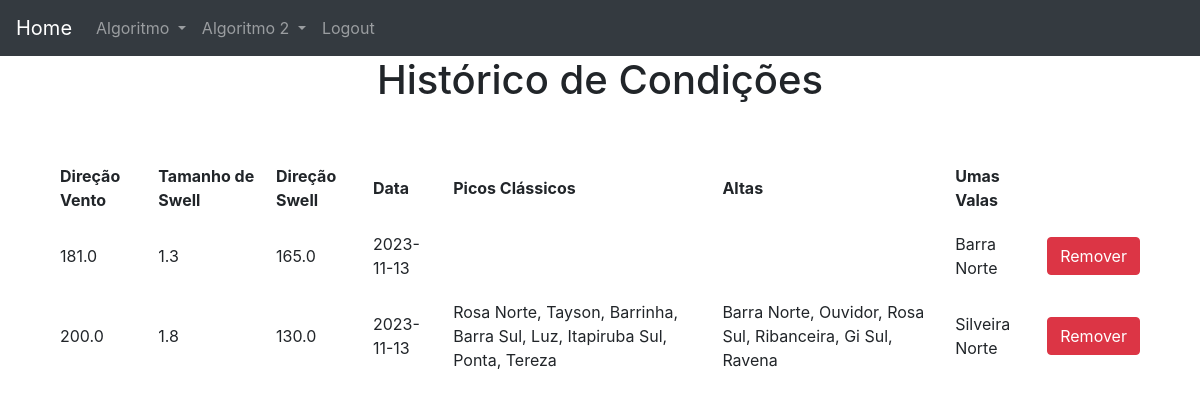
The app's page /view (signed in), older data.
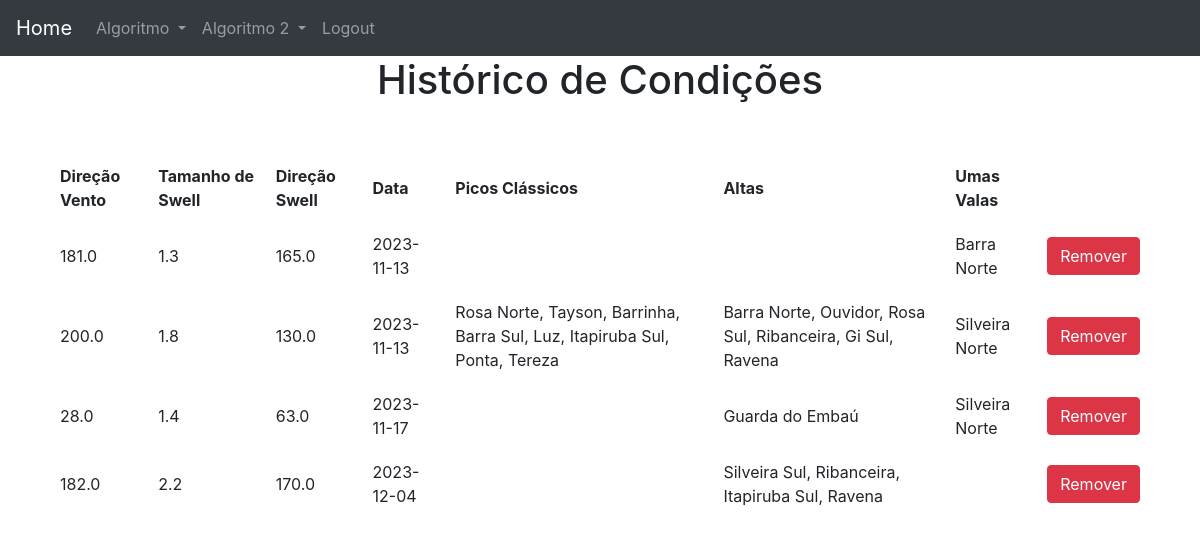
The same page, newer data.
### website/models.py (models this page shows)
class Historico(db.Model):
    id = db.Column(db.Integer, primary_key=True)
    usuario_id = db.Column(db.Integer, db.ForeignKey('usuario.id'))
    vento = db.Column(db.Float)
    swell = db.Column(db.Float)
    direcao = db.Column(db.Float)
    data = db.Column(db.Date)
    classicos = db.Column(db.String)
    altas = db.Column(db.String)
    vala = db.Column(db.String)

### website/views.py (the view)
@views.route('/view', methods=['GET'])
@login_required
def view():
    return render_template("algoritmo/view.html", usuario=current_user)

### website/__init__.py (called while the page is built)
def create_app():
    app = Flask(__name__)
    app.config['SECRET_KEY'] = 'você não vai adivinhar'
    app.config['SQLALCHEMY_DATABASE_URI'] = f'sqlite:///{DB_NAME}'
    db.init_app(app)
    admin.init_app(app)
    migrate = Migrate(app, db)
    from .views import views
    from .auth import auth
    app.register_blueprint(views, url_prefix='/')
    app.register_blueprint(auth, url_prefix='/')
    from .models import Usuario
    login_manager = LoginManager()
    login_manager.login_view = 'auth.login'
    login_manager.login_message = 'Faça o login para a acessar está página.'
    login_manager.init_app(app)
    @login_manager.user_loader
    def load_user(id):
        return Usuario.query.get(int(id))
    return app

### website/templates/algoritmo/view.html (shortened to what this page needs)
{% extends "base.html"%}
{% block content %}
    <h1 class="text-center">Histórico de Condições</h1>
    <table>
        <thead>
            <th>Direção Vento</th>
            <th>Tamanho de Swell</th>
            <th>Direção Swell</th>
            <th>Data</th>
            <th>Picos Clássicos</th>
            <th>Altas</th>
            <th>Umas Valas</th>
        </thead>
        {% for condicao in usuario.historico %}
            <tr>
                <td>{{condicao.vento}}</td>
                <td>{{condicao.swell}}</td>
                <td>{{condicao.direcao}}</td>
                <td>{{condicao.data}}</td>
                <td>{{condicao.classicos}}</td>
                <td>{{condicao.altas}}</td>
                <td>{{condicao.vala}}</td>
                <td><button type="button" class="btn btn-danger" onClick="removeHistorico({{ condicao.id }})">Remover</button></td>
            </tr>
        {% endfor %}
    </table>
{% endblock %}

Row changes from the older to the newer data that the page shows:
added Historico: vento "28.0", swell "1.4", direcao "63.0", data "2023-11-17", altas "Guarda do Embaú", vala "Silveira Norte"
added Historico: vento "182.0", swell "2.2", direcao "170.0", data "2023-12-04", altas "Silveira Sul, Ribanceira, Itapiruba Sul, Ravena"
